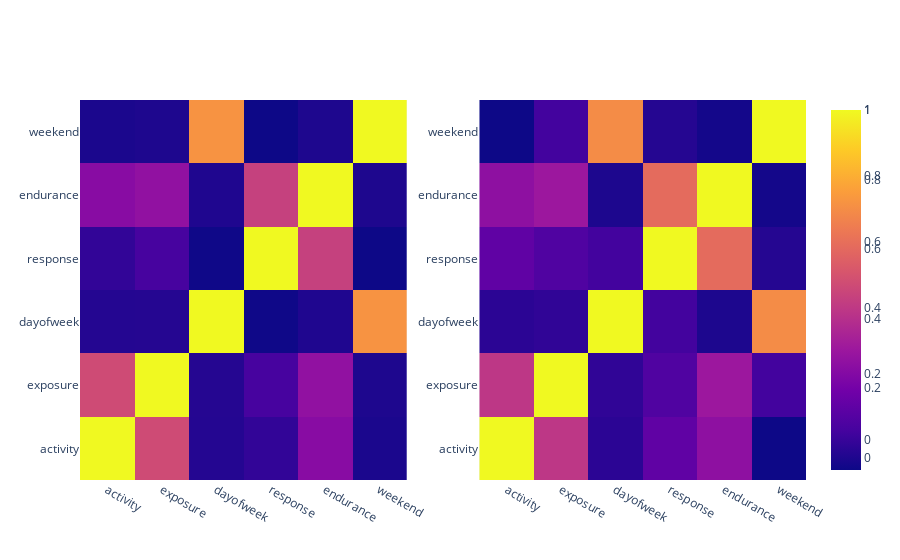

The notebook cell this image was saved under:
### Code cell
fig = make_subplots(rows=1, cols=2, specs=[[{'type':'xy'}, {'type':'xy'}]])
fig.add_trace(go.Heatmap(z=cm1,x=wordpress.columns,y=wordpress.columns),1, 1)
fig.add_trace(go.Heatmap(z=cm2,x=drupal.columns,y=drupal.columns),1, 2)
# fig.update_traces(hoverinfo="label+percent+name")

fig.show()
fig.write_image(f'./img/heatmap_correlation.png')

### Figure 1 — Plotly figure (JSON) as saved in the notebook; plotly's stock layout.template omitted (floating-point values rounded to 4 significant figures)
{"data": [{"x": ["activity", "exposure", "dayofweek", "response", "endurance", "weekend"], "y": ["activity", "exposure", "dayofweek", "response", "endurance", "weekend"], "z": [[1.0, 0.4977, 0.01133, 0.04006, 0.2545, -0.006475], [0.4977, 1.0, 0.01339, 0.08318, 0.2803, -0.001796], [0.01133, 0.01339, 1.0, -0.03122, 0.001952, 0.7345], [0.04006, 0.08318, -0.03122, 1.0, 0.4593, -0.03521], [0.2545, 0.2803, 0.001952, 0.4593, 1.0, -0.001674], [-0.006475, -0.001796, 0.7345, -0.03521, -0.001674, 1.0]], "type": "heatmap", "xaxis": "x", "yaxis": "y"}, {"x": ["activity", "exposure", "dayofweek", "response", "endurance", "weekend"], "y": ["activity", "exposure", "dayofweek", "response", "endurance", "weekend"], "z": [[1.0, 0.3953, -0.02668, 0.1022, 0.233, -0.09148], [0.3953, 1.0, -0.0168, 0.05746, 0.2714, 0.02283], [-0.02668, -0.0168, 1.0, 0.02274, -0.05719, 0.696], [0.1022, 0.05746, 0.02274, 1.0, 0.5856, -0.04049], [0.233, 0.2714, -0.05719, 0.5856, 1.0, -0.07621], [-0.09148, 0.02283, 0.696, -0.04049, -0.07621, 1.0]], "type": "heatmap", "xaxis": "x2", "yaxis": "y2"}], "layout": {"xaxis": {"anchor": "y", "domain": [0.0, 0.45]}, "yaxis": {"anchor": "x", "domain": [0.0, 1.0]}, "xaxis2": {"anchor": "y2", "domain": [0.55, 1.0]}, "yaxis2": {"anchor": "x2", "domain": [0.0, 1.0]}}}
